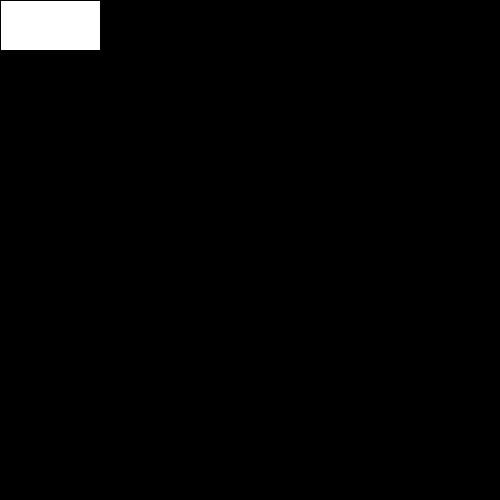
Frame 1 (no input)
Frame 60 (the mouse pressed at the canvas centre just before this capture): identical to frame 1, image omitted
Frame 120 (the mouse held since frame 60 and released just before this capture): identical to frame 1, image omitted

The Processing sketch that drew this single still picture (run headless with seeded random() and noise(); from frame 60 on, the mouse is pressed at the canvas centre):

// Processing sketch: blendMode_
// ── blendMode_.pde
/* Spencer Mathews
 *
 * Example of using blendMode with colors (normally used for image processing)
 *
 * derived from Examples/Topics/Image Processing/Blending
 */


PShape rectangle;

PVector center;

void setup() {
  size(500, 500);
  center = new PVector(width/2, height/2);

  rectangle = createShape(RECT, 0, 0, 100, 50);
}

void draw() {
  background(0);
  
  fill(138);

  shape(rectangle);


}
